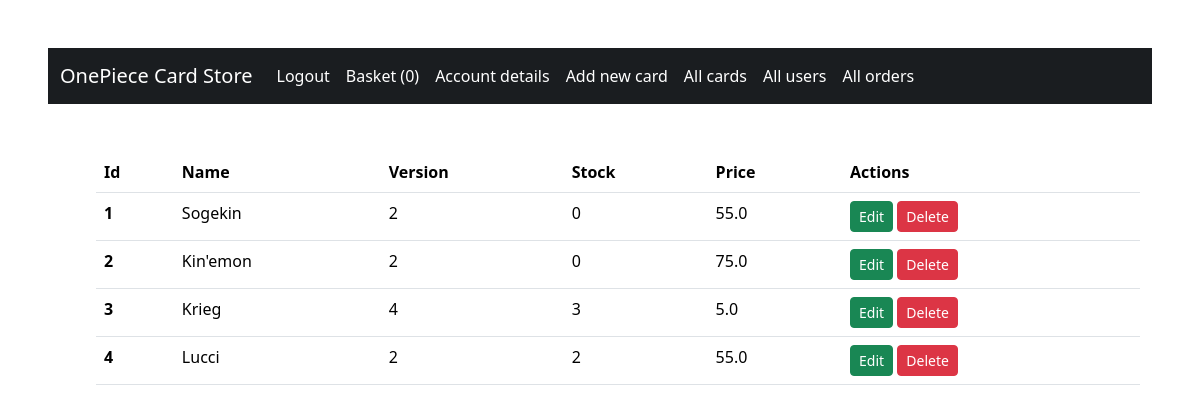
Page /all_cards (signed in) on the earlier database version.
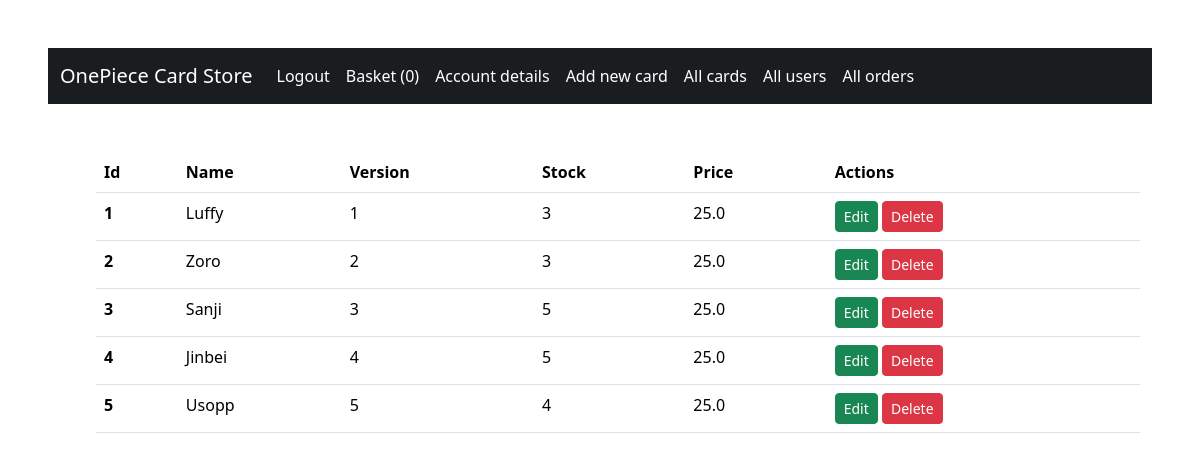
Same page on the later database version.
### blueprints/databases.py (models this page shows)
class Card(db.Model):
    id = db.Column(db.Integer, primary_key=True)
    name = db.Column(db.String(30))
    version = db.Column(db.String(10))
    stock = db.Column(db.Integer)
    price = db.Column(db.Float)
    image = db.Column(db.String(250))

### blueprints/cards.py (the view)
@cards.route("/all_cards")
@login_required
@admin_required
def all_cards():
    cards = Card.query.all()
    return render_template("all_cards.html", cards=cards)

### app.py (called while the page is built)
@login_manager.user_loader
def load_user(id):
    return User.query.filter(User.id == id).first()

### templates/all_cards.html (shortened to what this page needs)
{% extends "base.html" %}
{% from "macros.html" import delete_modal, delete_script %}
{% block body %}
<div class="container mx-lg-5 px-lg-5">
    <table class="table">
        <thead>
            <tr>
                <th scope="col">Id</th>
                <th scope="col">Name</th>
                <th scope="col">Version</th>
                <th scope="col">Stock</th>
                <th scope="col">Price</th>
                <th scope="col">Actions</th>
            </tr>
        </thead>
        <tbody>
            {% for card in cards %}
            <tr>
                <th scope="row">{{ card.id }}</th>
                <td>{{ card.name }}</td>
                <td>{{ card.version }}</td>
                <td>{{ card.stock }}</td>
                <td>{{ card.price }}</td>
                <td>
                    <a href="{{ url_for('cards.edit_card', card_id=card.id) }}" class="btn btn-success btn-sm">Edit</a>
                    <a type="button" class="btn btn-danger btn-sm delete-confirm" data-bs-toggle="modal"
                       data-bs-target="#confirmDeleteModal" data-desc="{{ 'Remove card {} from database?'.format(card.name) }}"
                       data-url="{{ url_for('cards.delete_card', card_id=card.id) }}">
                        Delete
                    </a>
                </td>
            </tr>
            {% endfor %}
        </tbody>
    </table>
</div>
{% endblock %}

### templates/base.html (shortened to what this page needs)
{% from "macros.html" import flash_message %}
<!DOCTYPE html>
<html>
    <head>
        <link href="https://cdn.jsdelivr.net/npm/bootstrap@5.3.2/dist/css/bootstrap.min.css" rel="stylesheet">
        <link rel="stylesheet" href="{{ url_for('static', filename='css/styles.css') }}">
    </head>
    <body>
        {% include "navbar.html" %}
        {% block body %} {% endblock %}
    </body>
</html>

### templates/navbar.html (shortened to what this page needs)
<nav class="navbar navbar-expand-lg bg-body-tertiary bg-dark-subtle mx-5 my-5" data-bs-theme="dark">
    <div class="container-fluid">
      <a class="navbar-brand" href="{{ url_for('main.index') }}">OnePiece Card Store</a>
      <div class="collapse navbar-collapse" id="navbarSupportedContent">
        <ul class="navbar-nav me-auto mb-2 mb-lg-0">
          {% if current_user.is_authenticated %}
              <a class="nav-link active" href="{{ url_for('users.logout') }}">Logout</a>
            <li class="nav-item">
              <a class="nav-link active" href="{{ url_for('basket.show_basket') }}">Basket ({{ session['basket']|length }})</a>
            </li>
              <a class="nav-link active" href="{{ url_for('users.account_details', user_id=current_user.id) }}">Account details</a>
          {% endif %}
          {% if current_user.is_authenticated and current_user.is_admin %}
              <a class="nav-link active" aria-current="page" href="{{ url_for('cards.add_card') }}">Add new card</a>
              <a class="nav-link active" href="{{ url_for('cards.all_cards') }}">All cards</a>
              <a class="nav-link active" href="{{ url_for('admin.all_users') }}">All users</a>
              <a class="nav-link active" href="{{ url_for('admin.all_orders') }}">All orders</a>
          {% endif %}
        </ul>
      </div>
    </div>
  </nav>

Differences in the rows shown:
changed Card id 1: name "Sogekin" → "Luffy"; version "2" → "1"; stock "0" → "3"; price "55.0" → "25.0"
changed Card id 2: name "Kin'emon" → "Zoro"; stock "0" → "3"; price "75.0" → "25.0"
changed Card id 3: name "Krieg" → "Sanji"; version "4" → "3"; stock "3" → "5"; price "5.0" → "25.0"
changed Card id 4: name "Lucci" → "Jinbei"; version "2" → "4"; stock "2" → "5"; price "55.0" → "25.0"
added Card: id "5", name "Usopp", version "5", stock "4", price "25.0"
